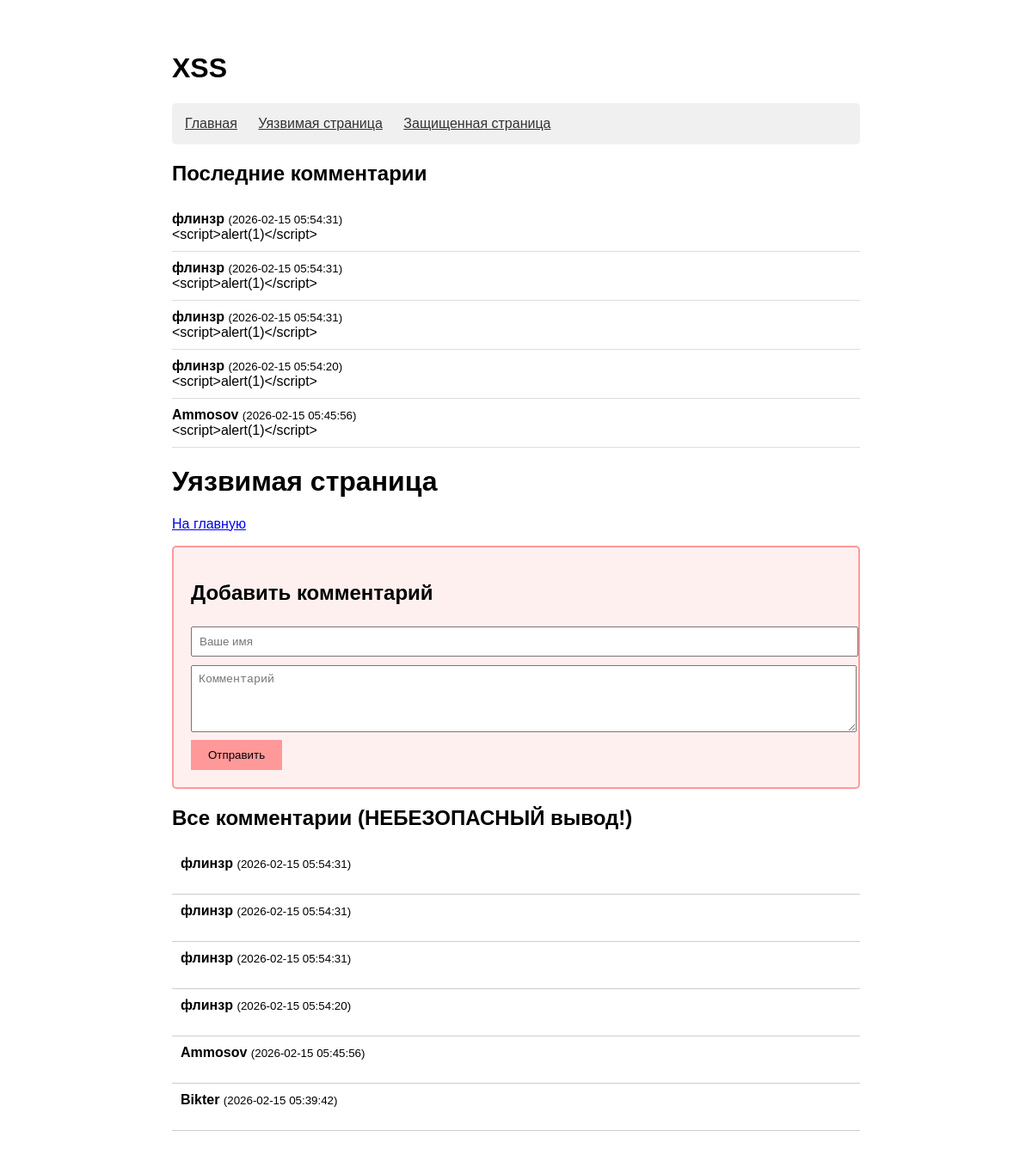
Screenshot of /xss/xss_vuln.php with the database file from the repository.
### tables this page shows
CREATE TABLE `comments` (
  `id` int(11) NOT NULL,
  `name` varchar(100) NOT NULL,
  `comment` text NOT NULL,
  `created_at` timestamp NOT NULL DEFAULT current_timestamp()
);

### xss/xss_vuln.php (the view, shortened to what this page needs)
<?php
include 'index.php';
$comments = [];
$result = $conn->query("SELECT name, comment, created_at FROM comments ORDER BY created_at DESC");
if ($result) {
    while ($row = $result->fetch_assoc()) {
        $comments[] = $row;
    }
}
?>
<!DOCTYPE html>
<html lang="ru">
<head>
</head>
<body>
    <h1>Уязвимая страница</h1>
    <p><a href="index.php">На главную</a></p>
    <div class="vuln">
        <h2>Добавить комментарий</h2>
        <form method="POST">
            <input type="text" name="name" placeholder="Ваше имя" required>
            <textarea name="comment" rows="4" placeholder="Комментарий" required></textarea>
            <button type="submit">Отправить</button>
        </form>
    </div>
    <h2>Все комментарии (НЕБЕЗОПАСНЫЙ вывод!)</h2>
    <?php foreach ($comments as $c): ?>
        <div class="comment">
            <strong><?php echo $c['name']; ?></strong>
            <small>(<?php echo $c['created_at']; ?>)</small>
        </div>
    <?php endforeach; ?>
</body>
</html>

### xss/index.php (shortened to what this page needs)
<?php
$host = 'localhost';
$user = 'root';
$pass = '';
$db = 'xssbd';
$conn = new mysqli($host, $user, $pass, $db);
$sql = "CREATE TABLE IF NOT EXISTS comments (
    id INT AUTO_INCREMENT PRIMARY KEY,
    name VARCHAR(100) NOT NULL,
    comment TEXT NOT NULL,
    created_at TIMESTAMP DEFAULT CURRENT_TIMESTAMP
)";
$conn->query($sql);
?>
<!DOCTYPE html>
<html lang="ru">
<head>
</head>
<body>
    <h1>XSS</h1>
    <div class="menu">
        <a href="index.php">Главная</a>
        <a href="xss_vuln.php">Уязвимая страница</a>
        <a href="xss_secure.php">Защищенная страница</a>
    </div>
    <h2>Последние комментарии</h2>
    <?php
    $result = $conn->query("SELECT name, comment, created_at FROM comments ORDER BY created_at DESC LIMIT 5");
    if ($result->num_rows > 0) {
        while ($row = $result->fetch_assoc()) {
            echo "<div style='border-bottom:1px solid #ddd; padding:10px 0;'>";
            echo "<strong>" . htmlspecialchars($row['name']) . "</strong> ";
            echo "<small>(" . $row['created_at'] . ")</small><br>";
            echo nl2br(htmlspecialchars($row['comment']));
            echo "</div>";
        }
    } else {
        echo "<p>Пока нет комментариев.</p>";
    }
    ?>
</body>
</html>

### xss/index.php (style rules this page uses)
body { font-family: Arial; max-width: 800px; margin: 20px auto; padding: 20px; }
.menu { background: #f0f0f0; padding: 15px; border-radius: 5px; }
.menu a { display: inline-block; margin-right: 20px; color: #333; }

### xss/xss_vuln.php (style rules this page uses)
body { font-family: Arial; max-width: 800px; margin: 20px auto; padding: 20px; }
.vuln { background: #fff0f0; padding: 20px; border-radius: 5px; border: 2px solid #ff9999; }
.comment { border-bottom: 1px solid #ccc; padding: 10px; }
input, textarea { width: 100%; padding: 8px; margin: 5px 0; }
button { background: #ff9999; border: 0; padding: 10px 20px; cursor: pointer; }

### rows the page displays
comments: name "флинзр", created_at "2026-02-15 05:54:31", comment "<script>alert(1)</script>"
comments: name "флинзр", created_at "2026-02-15 05:54:31", comment "<script>alert(1)</script>"
comments: name "флинзр", created_at "2026-02-15 05:54:31", comment "<script>alert(1)</script>"
comments: name "флинзр", created_at "2026-02-15 05:54:20", comment "<script>alert(1)</script>"
comments: name "Ammosov", created_at "2026-02-15 05:45:56", comment "<script>alert(1)</script>"
comments: name "Bikter", created_at "2026-02-15 05:39:42"
